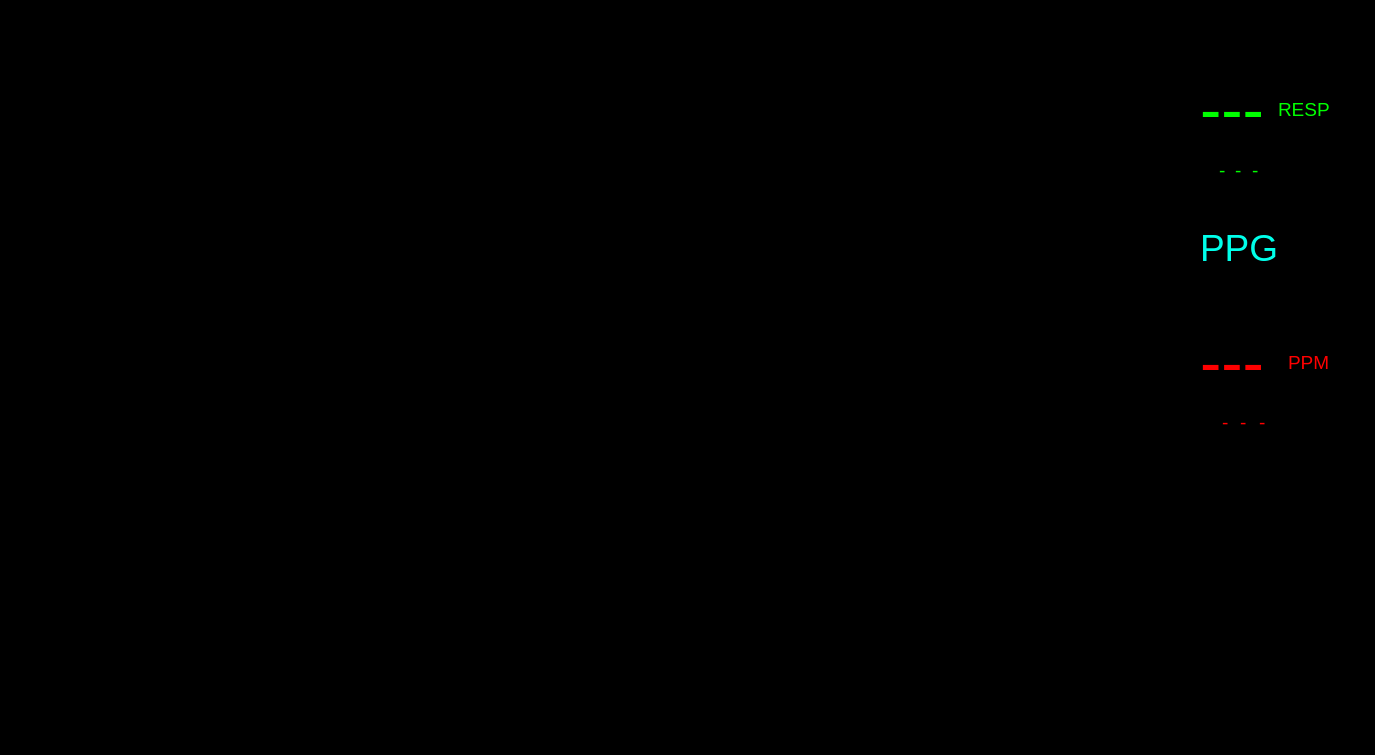
<?xml version="1.0" encoding="UTF-8"?>
<ui version="4.0">
 <class>MainWindow</class>
 <widget class="QMainWindow" name="MainWindow">
  <property name="geometry">
   <rect>
    <x>0</x>
    <y>0</y>
    <width>1375</width>
    <height>755</height>
   </rect>
  </property>
  <property name="windowTitle">
   <string>Práctica 2</string>
  </property>
  <property name="autoFillBackground">
   <bool>false</bool>
  </property>
  <property name="styleSheet">
   <string notr="true">background-color: rgb(0, 0, 0);</string>
  </property>
  <widget class="QWidget" name="centralwidget">
   <widget class="QWidget" name="layoutWidget">
    <property name="geometry">
     <rect>
      <x>50</x>
      <y>60</y>
      <width>1280</width>
      <height>626</height>
     </rect>
    </property>
    <layout class="QGridLayout" name="gridLayout_3">
     <property name="horizontalSpacing">
      <number>50</number>
     </property>
     <item row="2" column="0">
      <widget class="WidgetGrafico" name="widgetPPM_1" native="true">
       <property name="minimumSize">
        <size>
         <width>1100</width>
         <height>120</height>
        </size>
       </property>
       <property name="maximumSize">
        <size>
         <width>721</width>
         <height>120</height>
        </size>
       </property>
      </widget>
     </item>
     <item row="3" column="0">
      <widget class="WidgetGrafico" name="widgetPPM_2" native="true">
       <property name="sizePolicy">
        <sizepolicy hsizetype="Fixed" vsizetype="Fixed">
         <horstretch>0</horstretch>
         <verstretch>0</verstretch>
        </sizepolicy>
       </property>
       <property name="minimumSize">
        <size>
         <width>1100</width>
         <height>120</height>
        </size>
       </property>
       <property name="maximumSize">
        <size>
         <width>721</width>
         <height>120</height>
        </size>
       </property>
      </widget>
     </item>
     <item row="1" column="0">
      <widget class="WidgetGrafico" name="widgetPPG" native="true">
       <property name="minimumSize">
        <size>
         <width>1100</width>
         <height>120</height>
        </size>
       </property>
       <property name="maximumSize">
        <size>
         <width>720</width>
         <height>120</height>
        </size>
       </property>
      </widget>
     </item>
     <item row="4" column="0">
      <widget class="WidgetGrafico" name="widgetPPM_3" native="true">
       <property name="sizePolicy">
        <sizepolicy hsizetype="Fixed" vsizetype="Fixed">
         <horstretch>0</horstretch>
         <verstretch>0</verstretch>
        </sizepolicy>
       </property>
       <property name="minimumSize">
        <size>
         <width>1100</width>
         <height>120</height>
        </size>
       </property>
       <property name="maximumSize">
        <size>
         <width>721</width>
         <height>120</height>
        </size>
       </property>
      </widget>
     </item>
     <item row="0" column="1">
      <layout class="QGridLayout" name="gridLayout">
       <item row="1" column="2">
        <widget class="QLabel" name="lb_max_resp">
         <property name="font">
          <font>
           <pointsize>14</pointsize>
          </font>
         </property>
         <property name="styleSheet">
          <string notr="true">color: rgb(0, 255, 0);</string>
         </property>
         <property name="text">
          <string>-</string>
         </property>
        </widget>
       </item>
       <item row="1" column="0" alignment="Qt::AlignRight">
        <widget class="QLabel" name="lb_min_resp">
         <property name="font">
          <font>
           <pointsize>14</pointsize>
          </font>
         </property>
         <property name="styleSheet">
          <string notr="true">color: rgb(0, 255, 0);</string>
         </property>
         <property name="text">
          <string>-</string>
         </property>
        </widget>
       </item>
       <item row="0" column="3">
        <widget class="QLabel" name="label">
         <property name="font">
          <font>
           <pointsize>14</pointsize>
          </font>
         </property>
         <property name="styleSheet">
          <string notr="true">color: rgb(0, 255, 0);</string>
         </property>
         <property name="text">
          <string>RESP</string>
         </property>
        </widget>
       </item>
       <item row="1" column="1" alignment="Qt::AlignHCenter">
        <widget class="QLabel" name="label_3">
         <property name="maximumSize">
          <size>
           <width>10</width>
           <height>10</height>
          </size>
         </property>
         <property name="font">
          <font>
           <pointsize>14</pointsize>
          </font>
         </property>
         <property name="styleSheet">
          <string notr="true">color: rgb(0, 255, 0);</string>
         </property>
         <property name="text">
          <string>-</string>
         </property>
        </widget>
       </item>
       <item row="0" column="0" colspan="3">
        <widget class="QLabel" name="lb_resp">
         <property name="font">
          <font>
           <pointsize>48</pointsize>
          </font>
         </property>
         <property name="styleSheet">
          <string notr="true">color: rgb(0, 255, 0);</string>
         </property>
         <property name="text">
          <string>---</string>
         </property>
        </widget>
       </item>
      </layout>
     </item>
     <item row="1" column="1">
      <widget class="QLabel" name="lb_ppg">
       <property name="font">
        <font>
         <pointsize>28</pointsize>
        </font>
       </property>
       <property name="styleSheet">
        <string notr="true">color: rgb(0, 255, 234);</string>
       </property>
       <property name="text">
        <string>PPG</string>
       </property>
      </widget>
     </item>
     <item row="2" column="1">
      <layout class="QGridLayout" name="gridLayout_2">
       <item row="1" column="0" alignment="Qt::AlignRight">
        <widget class="QLabel" name="lb_min_ppm">
         <property name="font">
          <font>
           <pointsize>14</pointsize>
          </font>
         </property>
         <property name="styleSheet">
          <string notr="true">color: rgb(255, 0, 0);</string>
         </property>
         <property name="text">
          <string>-</string>
         </property>
        </widget>
       </item>
       <item row="0" column="3">
        <widget class="QLabel" name="label_2">
         <property name="font">
          <font>
           <pointsize>14</pointsize>
          </font>
         </property>
         <property name="styleSheet">
          <string notr="true">color: rgb(255, 0, 0);</string>
         </property>
         <property name="text">
          <string>PPM</string>
         </property>
        </widget>
       </item>
       <item row="1" column="1" alignment="Qt::AlignHCenter">
        <widget class="QLabel" name="label_4">
         <property name="maximumSize">
          <size>
           <width>10</width>
           <height>10</height>
          </size>
         </property>
         <property name="font">
          <font>
           <pointsize>14</pointsize>
          </font>
         </property>
         <property name="styleSheet">
          <string notr="true">color: rgb(255, 0, 0);</string>
         </property>
         <property name="text">
          <string>-</string>
         </property>
        </widget>
       </item>
       <item row="1" column="2">
        <widget class="QLabel" name="lb_max_ppm">
         <property name="font">
          <font>
           <pointsize>14</pointsize>
          </font>
         </property>
         <property name="styleSheet">
          <string notr="true">color: rgb(255, 0, 0);</string>
         </property>
         <property name="text">
          <string>-</string>
         </property>
        </widget>
       </item>
       <item row="0" column="0" colspan="3">
        <widget class="QLabel" name="lb_ppm">
         <property name="font">
          <font>
           <pointsize>48</pointsize>
          </font>
         </property>
         <property name="styleSheet">
          <string notr="true">color: rgb(255, 0, 0);</string>
         </property>
         <property name="text">
          <string>---</string>
         </property>
        </widget>
       </item>
      </layout>
     </item>
     <item row="0" column="0">
      <widget class="WidgetGrafico" name="widgetResp" native="true">
       <property name="minimumSize">
        <size>
         <width>1100</width>
         <height>120</height>
        </size>
       </property>
      </widget>
     </item>
    </layout>
   </widget>
   <widget class="QWidget" name="widget" native="true">
    <property name="geometry">
     <rect>
      <x>90</x>
      <y>0</y>
      <width>120</width>
      <height>80</height>
     </rect>
    </property>
   </widget>
  </widget>
  <widget class="QMenuBar" name="menubar">
   <property name="geometry">
    <rect>
     <x>0</x>
     <y>0</y>
     <width>1375</width>
     <height>21</height>
    </rect>
   </property>
  </widget>
  <widget class="QStatusBar" name="statusbar"/>
 </widget>
 <customwidgets>
  <customwidget>
   <class>WidgetGrafico</class>
   <extends>QWidget</extends>
   <header>widgetgrafico.h</header>
   <container>1</container>
  </customwidget>
 </customwidgets>
 <resources/>
 <connections/>
</ui>
